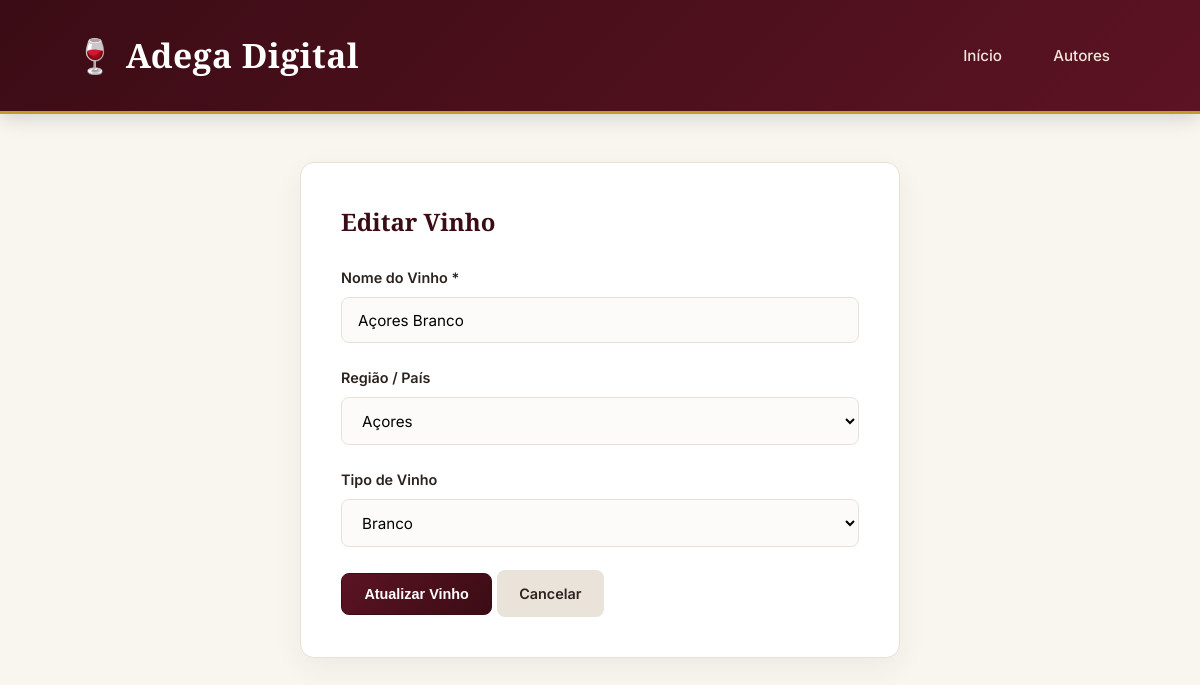
Page /vinhos/editar/113 on the committed database.
### tables this page shows
CREATE TABLE IF NOT EXISTS vinhos (
    id INT AUTO_INCREMENT PRIMARY KEY,
    nome VARCHAR(150) NOT NULL,
    regiao_id INT,
    tipo_id INT,
    ativo TINYINT DEFAULT 1,
    FOREIGN KEY (regiao_id) REFERENCES regioes(id) ON DELETE SET NULL,
    FOREIGN KEY (tipo_id) REFERENCES tipos_vinho(id) ON DELETE SET NULL
);

CREATE TABLE IF NOT EXISTS regioes (
    id INT AUTO_INCREMENT PRIMARY KEY,
    nome VARCHAR(100) NOT NULL UNIQUE
);

CREATE TABLE IF NOT EXISTS tipos_vinho (
    id INT AUTO_INCREMENT PRIMARY KEY,
    tipo VARCHAR(50) NOT NULL UNIQUE
);

### app/controllers/Vinhos.php (called while the page is built, shortened)
<?php
class Vinhos extends Controller {
    public function editar($id = null) {
        $vinhoModel = $this->model('Vinho');
        $vinho = $vinhoModel->getById($id);
        $regiaoModel = $this->model('Regiao');
        $tipoModel = $this->model('Tipo');
        $this->view('vinhos/editar', [
            'vinho' => $vinho,
            'regioes' => $regiaoModel->getAll(),
            'tipos' => $tipoModel->getAll()
        ]);
    }
}

### app/core/App.php (called while the page is built, shortened)
<?php
class App {
    protected $method = 'index';
    public function __construct() {
        $url = $this->parseUrl();
        if (isset($url[0])) {
            if (file_exists('app/controllers/' . ucfirst($url[0]) . '.php')) {
                unset($url[0]);
            } else {
                $this->render404();
                return;
            }
        }
        $this->controller = new $this->controller;
        if (isset($url[1])) {
            if (method_exists($this->controller, $url[1])) {
                $this->method = $url[1];
                unset($url[1]);
            } else {
                $this->render404();
                return;
            }
        }
        $this->params = $url ? array_values($url) : [];
        call_user_func_array([$this->controller, $this->method], $this->params);
    }
    private function parseUrl() {
        if (isset($_GET['url'])) {
            return explode('/', filter_var(rtrim($_GET['url'], '/'), FILTER_SANITIZE_URL));
        }
        return [];
    }
}

### index.php (called while the page is built, shortened)
<?php
$app = new App();

### app/models/Vinho.php (called while the page is built, shortened)
<?php
class Vinho {
    private $db;
    public function __construct() {
        $this->db = (new Db())->conn;
    }
    public function getById($id) {
        $sql = "SELECT * FROM vinhos WHERE id = ?";
        $stmt = $this->db->prepare($sql);
        $stmt->bind_param("i", $id);
        $stmt->execute();
        return $stmt->get_result()->fetch_assoc();
    }
}

### app/core/Db.php (called while the page is built, shortened)
<?php
class Db {
    private $host = "localhost";
    private $user = "root";
    private $pass = "";
    private $dbname = "catalogo_vinhos";
    public function __construct() {
        $this->conn = new mysqli($this->host, $this->user, $this->pass, $this->dbname);
    }
}

### app/models/Regiao.php (called while the page is built, shortened)
<?php
class Regiao {
    private $db;
    public function __construct() {
        $this->db = (new Db())->conn;
    }
    public function getAll() {
        $sql = "SELECT * FROM regioes ORDER BY nome ASC";
        $result = $this->db->query($sql);
        return $result->fetch_all(MYSQLI_ASSOC);
    }
}

### app/models/Tipo.php (called while the page is built, shortened)
<?php
class Tipo {
    private $db;
    public function __construct() {
        $this->db = (new Db())->conn;
    }
    public function getAll() {
        $sql = "SELECT * FROM tipos_vinho ORDER BY tipo ASC";
        $result = $this->db->query($sql);
        return $result->fetch_all(MYSQLI_ASSOC);
    }
}

### app/views/vinhos/editar.php (the view, shortened to what this page needs)
<!DOCTYPE html>
<html lang="pt">
<head>
    <link rel="stylesheet" href="<?= BASE_URL ?>assets/css/main.css">
</head>
<body>
    <header>
        <div class="header-content">
            <h1>🍷 Adega Digital</h1>
            <nav>
                <a href="<?= BASE_URL ?>">Início</a>
                <a href="<?= BASE_URL ?>autores">Autores</a>
            </nav>
        </div>
    </header>
    <div class="container">
        <div class="form-card">
            <h2>Editar Vinho</h2>
            <form action="<?= BASE_URL ?>vinhos/atualizar" method="POST">
                <div class="form-group">
                    <label for="nome">Nome do Vinho *</label>
                    <input type="text" id="nome" name="nome" required value="<?= htmlspecialchars($data['vinho']['nome']) ?>">
                </div>
                <div class="form-group">
                    <label for="regiao_id">Região / País</label>
                    <select id="regiao_id" name="regiao_id">
                        <?php foreach ($data['regioes'] as $regiao): ?>
                            <option value="<?= $regiao['id'] ?>" <?= $data['vinho']['regiao_id'] == $regiao['id'] ? 'selected' : '' ?>>
                                <?= htmlspecialchars($regiao['nome']) ?>
                            </option>
                        <?php endforeach; ?>
                    </select>
                </div>
                <div class="form-group">
                    <label for="tipo_id">Tipo de Vinho</label>
                    <select id="tipo_id" name="tipo_id">
                        <?php foreach ($data['tipos'] as $tipo): ?>
                            <option value="<?= $tipo['id'] ?>" <?= $data['vinho']['tipo_id'] == $tipo['id'] ? 'selected' : '' ?>>
                                <?= htmlspecialchars($tipo['tipo']) ?>
                            </option>
                        <?php endforeach; ?>
                    </select>
                </div>
                <button type="submit" class="btn btn-primary">Atualizar Vinho</button>
                <a href="<?= BASE_URL ?>" class="btn btn-secondary">Cancelar</a>
            </form>
        </div>
    </div>
</body>
</html>

### assets/css/main.css (style rules this page uses)
:root { --bg-main: #f9f6f0; --burgundy-dark: #3b0c15; --burgundy-main: #5c1323; --burgundy-light: #7a1c30; --gold-accent: #c59b27; --gold-light: #e6c875; --text-dark: #2c221e; --text-muted: #6e655f; --card-bg: #ffffff; --border-color: #e8e1d7; --shadow-soft: 0 10px 30px rgba(59, 12, 21, 0.06); --shadow-hover: 0 15px 35px rgba(59, 12, 21, 0.12); }
* { box-sizing: border-box; margin: 0; padding: 0; }
body { font-family: 'Inter', sans-serif; background-color: var(--bg-main); color: var(--text-dark); line-height: 1.6; }
header { background: linear-gradient(135deg, var(--burgundy-dark) 0%, var(--burgundy-main) 100%); color: white; padding: 1.8rem 0; border-bottom: 3px solid var(--gold-accent); box-shadow: 0 4px 20px rgba(0, 0, 0, 0.15); }
header .header-content { max-width: 1100px; margin: 0 auto; padding: 0 1.5rem; display: flex; justify-content: space-between; align-items: center; flex-wrap: wrap; gap: 1rem; }
header h1 { font-family: 'Playfair Display', serif; font-size: 2.1rem; font-weight: 700; letter-spacing: 0.5px; color: #ffffff; }
nav { display: flex; gap: 1.2rem; }
nav a { color: #f0e6d9; text-decoration: none; font-size: 0.95rem; font-weight: 500; padding: 0.5rem 1rem; border-radius: 6px; transition: all 0.3s ease; }
.container { max-width: 1100px; margin: 3rem auto; padding: 0 1.5rem; }
.btn { display: inline-flex; align-items: center; justify-content: center; padding: 0.75rem 1.4rem; border-radius: 8px; text-decoration: none; font-weight: 600; font-size: 0.9rem; cursor: pointer; border: none; transition: all 0.3s ease; }
.btn-primary { background: linear-gradient(135deg, var(--burgundy-main) 0%, var(--burgundy-dark) 100%); color: white; border: 1px solid var(--burgundy-dark); }
.btn-secondary { background-color: #eae3d9; color: var(--text-dark); }
.form-card { background: var(--card-bg); padding: 2.5rem; border-radius: 14px; border: 1px solid var(--border-color); box-shadow: var(--shadow-soft); max-width: 600px; margin: 0 auto; }
.form-card h2 { font-family: 'Playfair Display', serif; color: var(--burgundy-dark); margin-bottom: 1.5rem; }
.form-group { margin-bottom: 1.4rem; }
.form-group label { display: block; margin-bottom: 0.5rem; font-weight: 600; font-size: 0.9rem; color: var(--text-dark); }
.form-group input, .form-group select { width: 100%; padding: 0.8rem 1rem; border: 1px solid var(--border-color); border-radius: 8px; font-family: 'Inter', sans-serif; font-size: 0.95rem; background-color: #fcfbfa; }

### rows in the picture
vinhos: nome "Açores Branco", regiao_id "Açores", tipo_id "Branco"
